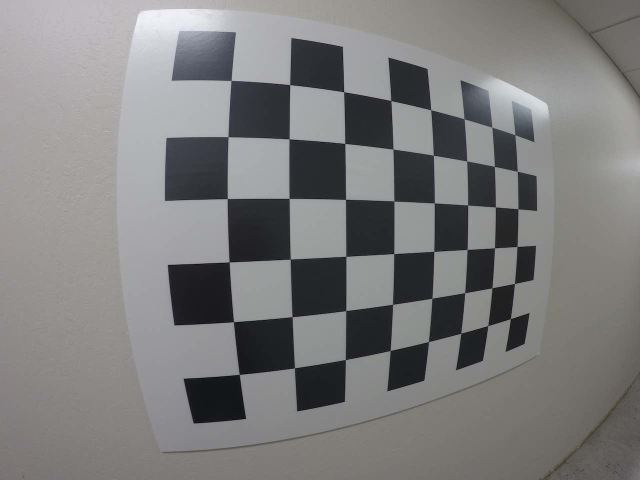
#> input picture project02 advanced lane lines/lecture/test_image2.png, 1280 x 960 px (shown at 1/2 size)
$ python distort.py
#> lines starting #> are read from the running program, lines starting #| are printed output that depends on the picture
import pickle
import cv2
import numpy as np
import matplotlib.pyplot as plt
import matplotlib.image as mpimg

# Read in the saved camera matrix and distortion coefficients
# These are the arrays you calculated using cv2.calibrateCamera()
dist_pickle = pickle.load( open( "wide_dist_pickle.p", "rb" ) )
#> (reads project02 advanced lane lines/lecture/wide_dist_pickle.p from the repository)
mtx = dist_pickle["mtx"]
dist = dist_pickle["dist"]

# Read in an image
img = cv2.imread('test_image2.png') # BGR
#> img is the input picture: shape (960, 1280, 3); mean B, G, R 124.9, 125, 125.3
nx = 8 # the number of inside corners in x
ny = 6 # the number of inside corners in y


def corners_unwarp(img, nx, ny, mtx, dist):
    # Pass in your image into this function
    # Write code to do the following steps
    # 1) Undistort using mtx and dist
#> called with nx = 8, ny = 6, mtx = array of shape (3, 3), dist = array of shape (1, 5)
    image = cv2.undistort(img, mtx, dist, None, mtx)
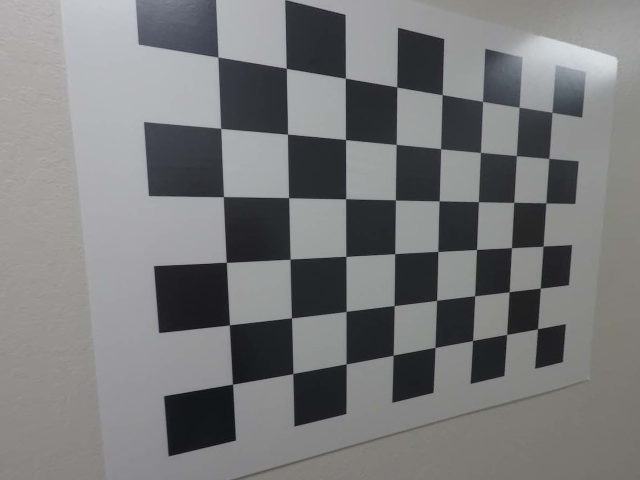
#> image: shape (960, 1280, 3) (shown at 1/2 size); mean B, G, R 123, 122, 121.3
    #     plt.imshow(dst)

    # 2) Convert to grayscale
    #     image = cv2.cvtColor(image, cv2.COLOR_RGB2GRAY)
    image = cv2.cvtColor(image, cv2.COLOR_BGR2GRAY)
#> image: shape (960, 1280)

    # 3) Find the chessboard corners
    found_corner, corners = cv2.findChessboardCorners(image, (8,6), None)
#> found_corner = True; corners = 48 rows, first 8: [436.5, 114.3], [573.6, 137.9], [691.4, 156.3], [793.9, 174.5], [884.1, 190.4], [966.1, 203.4], [1037.9, 215.7], [1104, 224.7]

    #     import pdb; pdb.set_trace()

    # 4)
    #     cv2.drawChessboardCorners(image, (nx, ny), corners, found_corner)

    g = plt.imshow(image, cmap='gray')


    #     plt.imshow(image)
    plt.plot(corners[0][0][0], corners[0][0][1], '.', markersize=20)
    plt.plot(corners[7][0][0], corners[7][0][1], '.', markersize=20)
    plt.plot(corners[40][0][0], corners[40][0][1], '.', markersize=20)
    plt.plot(corners[47][0][0], corners[47][0][1], '.', markersize=20)

    plt.show()
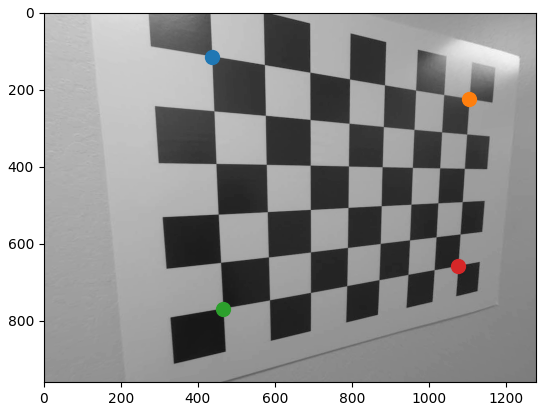
#> figure drawn by matplotlib, 1 panel
    # 5)
    #     src_points = np.float32([[,],[,],[,],[,]])
    src_points = np.array([
        corners[0][0],
        corners[7][0],
        corners[40][0],
        corners[47][0]
    ], np.float32)
#> src_points = [[436.5, 114.3], [1104, 224.7], [465.3, 768.6], [1075.5, 658]]

    #             a) draw corners
    #             b) define 4 source points src = np.float32([[,],[,],[,],[,]])
    #                  Note: you could pick any four of the detected corners
    #                  as long as those four corners define a rectangle
    #                  One especially smart way to do this would be to use four well-chosen
    #                  corners that were automatically detected during the undistortion steps
    #                  We recommend using the automatic detection of corners in your code

    # 6
    dst_points = np.array([
        [250, 250],
        [1000, 250],
        [250, 800],
        [1000, 800],
    ], np.float32)

    # 7
    M = cv2.getPerspectiveTransform(src_points, dst_points)
#> M = [[0.493, -0.0547, -6.65], [-0.203, 0.584, 224.2], [-0.000407, -0.000114, 1]]

    # 8
    image_size = (image.shape[1], image.shape[0])
#> image_size = (1280, 960)
    warped = cv2.warpPerspective(image, M, image_size, flags=cv2.INTER_LINEAR)
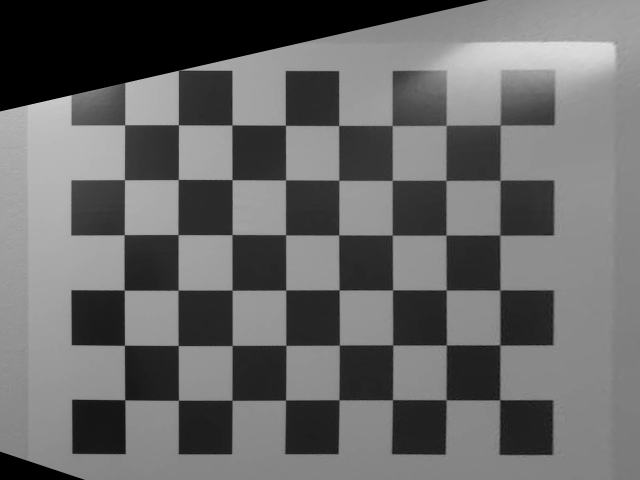
#> warped: shape (960, 1280) (shown at 1/2 size); min 0, max 228, mean 104.3

    # c) define 4 destination points dst = np.float32([[,],[,],[,],[,]])
    # d) use cv2.getPerspectiveTransform() to get M, the transform matrix
    # e) use cv2.warpPerspective() to warp your image to a top-down view
    # 1


    #delete the next two lines
    # M = None
    # warped = np.copy(img)
    # warped = dst
    return warped, M

top_down, perspective_M = corners_unwarp(img, nx, ny, mtx, dist)
#> perspective_M has the same summary as M in corners_unwarp
f, (ax1, ax2) = plt.subplots(1, 2, figsize=(24, 9))
f.tight_layout()
ax1.imshow(img)
ax1.set_title('Original Image', fontsize=50)
ax2.imshow(top_down, cmap='gray')
ax2.set_title('Undistorted and Warped Image', fontsize=50)
plt.subplots_adjust(left=0., right=1, top=0.9, bottom=0.)

plt.show()
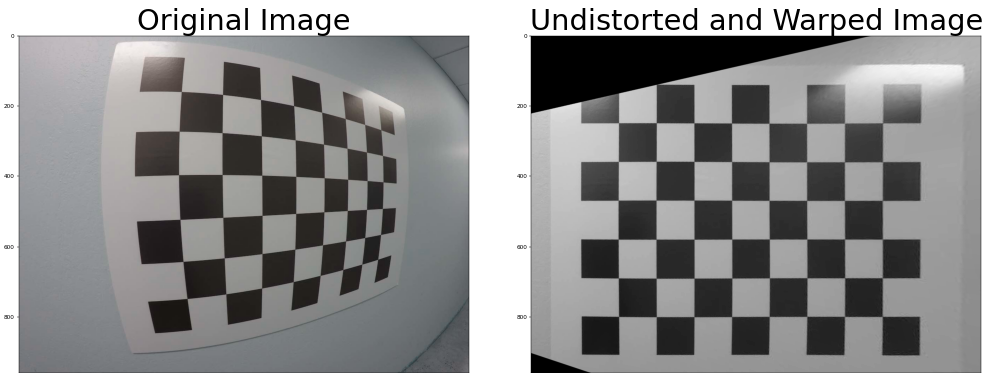
#> figure drawn by matplotlib, 2 panels; B, G, R data is drawn as R, G, B
